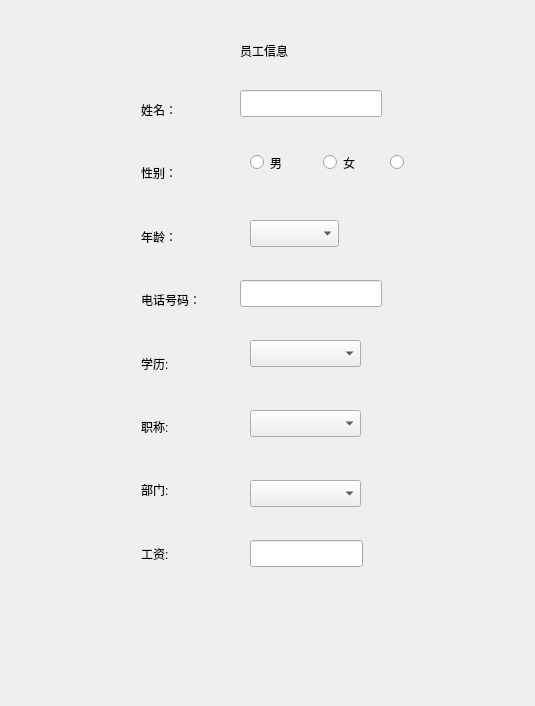
<?xml version="1.0" encoding="UTF-8"?>
<ui version="4.0">
 <class>addasset</class>
 <widget class="QDialog" name="addasset">
  <property name="geometry">
   <rect>
    <x>0</x>
    <y>0</y>
    <width>535</width>
    <height>706</height>
   </rect>
  </property>
  <property name="minimumSize">
   <size>
    <width>526</width>
    <height>0</height>
   </size>
  </property>
  <property name="windowTitle">
   <string>Dialog</string>
  </property>
  <widget class="QLabel" name="label_title">
   <property name="geometry">
    <rect>
     <x>240</x>
     <y>30</y>
     <width>71</width>
     <height>41</height>
    </rect>
   </property>
   <property name="text">
    <string>员工信息</string>
   </property>
  </widget>
  <widget class="QLabel" name="label_maintain">
   <property name="geometry">
    <rect>
     <x>30</x>
     <y>350</y>
     <width>75</width>
     <height>51</height>
    </rect>
   </property>
   <property name="text">
    <string/>
   </property>
  </widget>
  <widget class="QLineEdit" name="lineEdit_usable">
   <property name="geometry">
    <rect>
     <x>150</x>
     <y>710</y>
     <width>131</width>
     <height>41</height>
    </rect>
   </property>
  </widget>
  <widget class="QLineEdit" name="lineEdit_phonenumber">
   <property name="geometry">
    <rect>
     <x>240</x>
     <y>280</y>
     <width>142</width>
     <height>27</height>
    </rect>
   </property>
  </widget>
  <widget class="QLineEdit" name="lineEdit_name">
   <property name="geometry">
    <rect>
     <x>240</x>
     <y>90</y>
     <width>142</width>
     <height>27</height>
    </rect>
   </property>
  </widget>
  <widget class="QComboBox" name="comboBox_age">
   <property name="geometry">
    <rect>
     <x>250</x>
     <y>220</y>
     <width>89</width>
     <height>27</height>
    </rect>
   </property>
  </widget>
  <widget class="QComboBox" name="comboBox_edubkg">
   <property name="geometry">
    <rect>
     <x>250</x>
     <y>340</y>
     <width>111</width>
     <height>27</height>
    </rect>
   </property>
  </widget>
  <widget class="QComboBox" name="comboBox_jobTitile">
   <property name="geometry">
    <rect>
     <x>250</x>
     <y>410</y>
     <width>111</width>
     <height>27</height>
    </rect>
   </property>
  </widget>
  <widget class="QComboBox" name="comboBox_dept">
   <property name="geometry">
    <rect>
     <x>250</x>
     <y>480</y>
     <width>111</width>
     <height>27</height>
    </rect>
   </property>
  </widget>
  <widget class="QLineEdit" name="lineEdit_salary">
   <property name="geometry">
    <rect>
     <x>250</x>
     <y>540</y>
     <width>113</width>
     <height>27</height>
    </rect>
   </property>
  </widget>
  <widget class="QWidget" name="layoutWidget">
   <property name="geometry">
    <rect>
     <x>141</x>
     <y>81</y>
     <width>91</width>
     <height>501</height>
    </rect>
   </property>
   <layout class="QVBoxLayout" name="verticalLayout">
    <item>
     <widget class="QLabel" name="label_num">
      <property name="text">
       <string>姓名：</string>
      </property>
     </widget>
    </item>
    <item>
     <widget class="QLabel" name="label_name">
      <property name="text">
       <string>性别：</string>
      </property>
     </widget>
    </item>
    <item>
     <widget class="QLabel" name="label_usable">
      <property name="text">
       <string>年龄：</string>
      </property>
     </widget>
    </item>
    <item>
     <widget class="QLabel" name="label_requir">
      <property name="text">
       <string>电话号码：</string>
      </property>
     </widget>
    </item>
    <item>
     <widget class="QLabel" name="label">
      <property name="text">
       <string>学历:</string>
      </property>
     </widget>
    </item>
    <item>
     <widget class="QLabel" name="label_job">
      <property name="text">
       <string>职称:</string>
      </property>
     </widget>
    </item>
    <item>
     <widget class="QLabel" name="label_2">
      <property name="text">
       <string>部门:</string>
      </property>
     </widget>
    </item>
    <item>
     <widget class="QLabel" name="label_salary">
      <property name="text">
       <string>工资:</string>
      </property>
     </widget>
    </item>
   </layout>
  </widget>
  <widget class="QRadioButton" name="radioButton_2">
   <property name="geometry">
    <rect>
     <x>323</x>
     <y>150</y>
     <width>45</width>
     <height>25</height>
    </rect>
   </property>
   <property name="text">
    <string>女</string>
   </property>
   <attribute name="buttonGroup">
    <string notr="true">buttonGroup</string>
   </attribute>
  </widget>
  <widget class="QRadioButton" name="radioButton">
   <property name="geometry">
    <rect>
     <x>250</x>
     <y>150</y>
     <width>44</width>
     <height>25</height>
    </rect>
   </property>
   <property name="text">
    <string>男</string>
   </property>
   <attribute name="buttonGroup">
    <string notr="true">buttonGroup</string>
   </attribute>
  </widget>
  <widget class="QRadioButton" name="radioButton_3">
   <property name="geometry">
    <rect>
     <x>390</x>
     <y>150</y>
     <width>31</width>
     <height>25</height>
    </rect>
   </property>
   <property name="text">
    <string/>
   </property>
   <attribute name="buttonGroup">
    <string notr="true">buttonGroup</string>
   </attribute>
  </widget>
 </widget>
 <resources/>
 <connections/>
 <buttongroups>
  <buttongroup name="buttonGroup"/>
 </buttongroups>
</ui>
